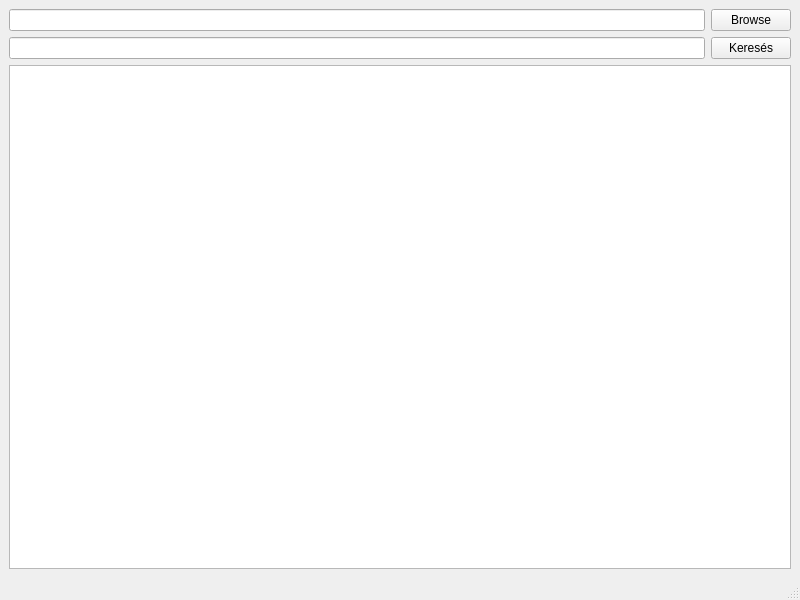
<?xml version="1.0" encoding="UTF-8"?>
<ui version="4.0">
 <class>MainWindow</class>
 <widget class="QMainWindow" name="MainWindow">
  <property name="geometry">
   <rect>
    <x>0</x>
    <y>0</y>
    <width>800</width>
    <height>600</height>
   </rect>
  </property>
  <property name="windowTitle">
   <string>Find Files</string>
  </property>

  <widget class="QWidget" name="centralwidget">
   <layout class="QVBoxLayout" name="verticalLayout">

    <!-- Könyvtár választás -->
    <item>
     <layout class="QHBoxLayout">
      <item>
       <widget class="QLineEdit" name="dirLineEdit"/>
      </item>
      <item>
       <widget class="QPushButton" name="browseButton">
        <property name="text">
         <string>Browse</string>
        </property>
       </widget>
      </item>
     </layout>
    </item>

    <!-- Keresés -->
    <item>
     <layout class="QHBoxLayout">
      <item>
       <widget class="QLineEdit" name="searchLineEdit"/>
      </item>
      <item>
       <widget class="QPushButton" name="searchButton">
        <property name="text">
         <string>Keresés</string>
        </property>
       </widget>
      </item>
     </layout>
    </item>

    <!-- Táblázat -->
    <item>
     <widget class="QTableWidget" name="tableWidget"/>
    </item>

   </layout>
  </widget>

  <widget class="QMenuBar" name="menubar"/>
  <widget class="QStatusBar" name="statusbar"/>

 </widget>
 <resources/>
 <connections/>
</ui>
